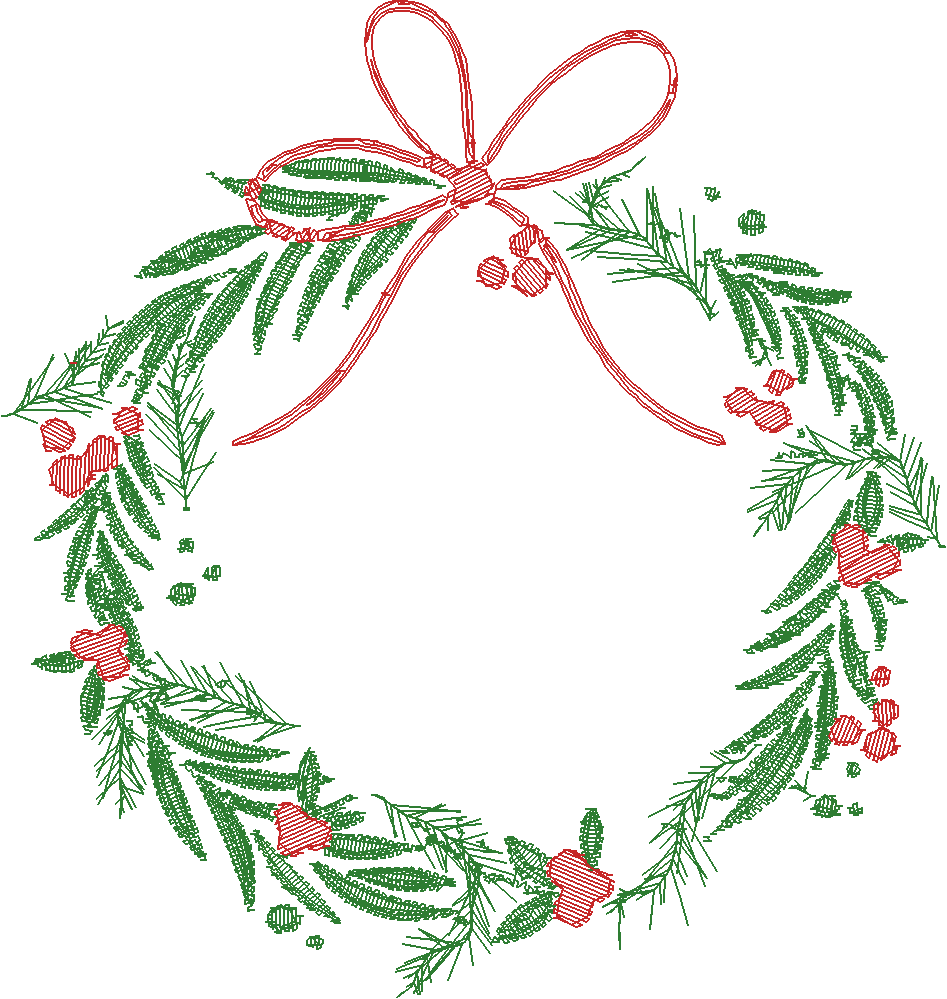
#> input picture embroidery/christmas-wreath/christmas-wreath-100mm-preview.png, 947 x 999 px
$ python -i digitize.py   (imports and definitions only)
#> lines starting #> are read from the running program, lines starting #| are printed output that depends on the picture; after the words box and inside, x2 and y2 are one past the last pixel; in counts of white or black regions, pixels touching at a corner belong together
#> further down, picture is the input picture: shape (999, 947, 3); mean B, G, R 226.3, 234.4, 230.6
"""Digitize the Christmas wreath image into a PES embroidery file.

Every green element (dark, mid and light leaves, pine needles, dots) is
stitched with ONE green thread; the bow and berries use one red thread.

Usage: python3 digitize.py <input-image> <out-dir> [size_mm ...]
"""
import math
import sys
from pathlib import Path

import cv2
import numpy as np
import pyembroidery as pe

# [1 line that did not run here, left out]
# [1 line not run here, left out]
# [1 line that did not run here, left out]
# [1 line that did not run here, left out]
# [1 line that did not run here, left out]
# [1 line not run here, left out]
# [1 line that did not run here, left out]
# [1 line that did not run here, left out]

SATIN_MM = 0.32     # satin density: distance between penetrations on one side (premium)
TATAMI_MM = 0.38    # tatami row spacing for areas too wide for satin
SATIN_MAX_MM = 7.0  # columns wider than this switch to split tatami
PULL_MM = 0.15      # pull compensation added to each side of a column
UNDER_INSET_MM = 0.35
MAX_ST_MM = 3.5     # longest running / tatami stitch
MIN_ST_MM = 0.25    # drop penetrations closer than this (thread-break safety)
RUN_MM = 1.8        # running-stitch length
TRIM_MM = 6.0       # travel longer than this becomes a trim + jump
JUMP_MM = 1.6       # shorter travel is stitched; between the two = jump (no trim)


def fill_small_holes(m, max_area):
    cs, hier = cv2.findContours(m, cv2.RETR_CCOMP, cv2.CHAIN_APPROX_NONE)
    out = m.copy()
    if hier is not None:
        for c, h in zip(cs, hier[0]):
            if h[3] >= 0 and cv2.contourArea(c) < max_area:
                cv2.drawContours(out, [c], -1, 1, -1)
    return out


def masks(img):
    hsv = cv2.cvtColor(img, cv2.COLOR_BGR2HSV)
#> hsv: shape (999, 947, 3); mean H, S, V 6.7, 23.6, 239.2
    H, S, V = hsv[..., 0].astype(int), hsv[..., 1].astype(int), hsv[..., 2].astype(int)
#> H: shape (999, 947) int64; values 0 (black) and 62 (white), 10.8% white; 57 white regions (14 under 20 px), largest, box (x1, y1, x2, y2) and area: (309, 794, 560, 998) 12973, (85, 530, 301, 861) 12587, (1, 251, 268, 511) 10903
#> S: shape (999, 947) int64; 3 distinct labels, from 0 to 203
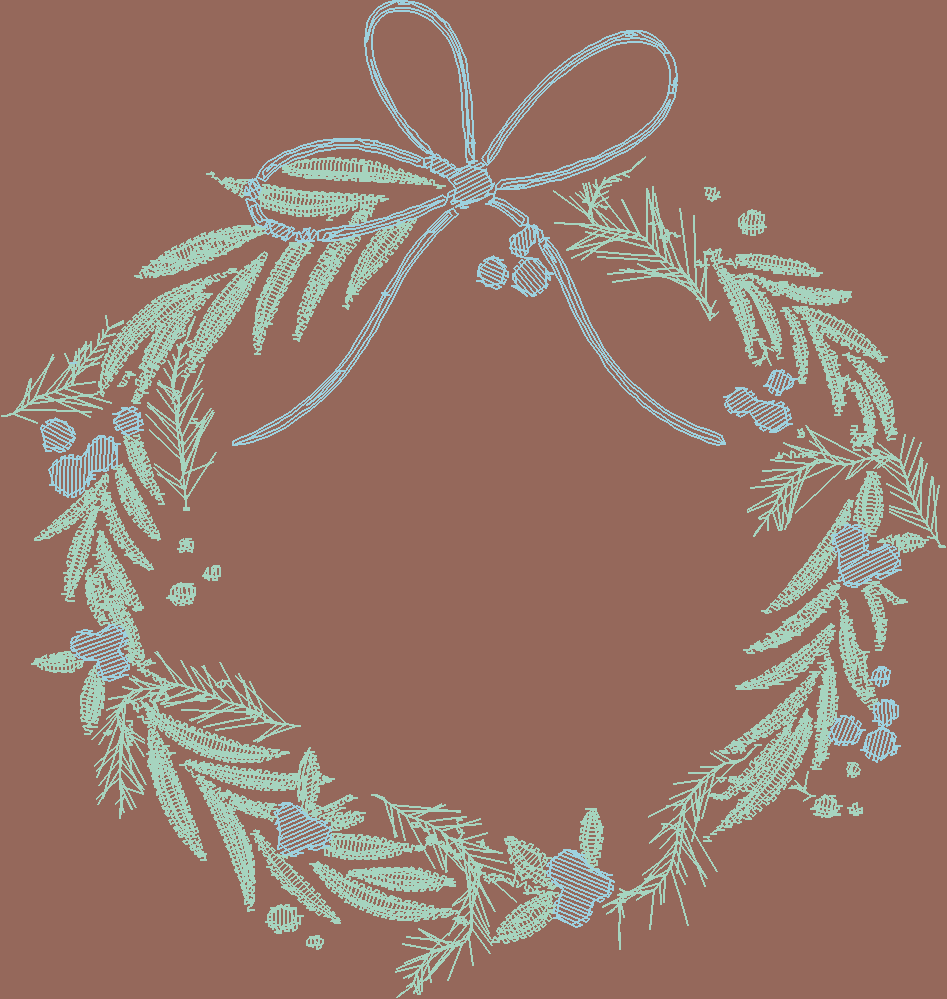
#> V: shape (999, 947) int64; 3 distinct labels, from 125 to 255; one colour per label, 0 black
    ink = ((S > 45) & (V < 240)) | (V < 110)
#> ink: shape (999, 947) bool; 13.9% white; 31 white regions, largest, box (x1, y1, x2, y2) and area: (134, 0, 726, 446) 25633, (179, 747, 615, 998) 24592, (31, 530, 301, 861) 15570
    red = (ink & ((H < 12) | (H > 160)) & (S > 70)).astype(np.uint8)
#> red: shape (999, 947); values 0 (black) and 1 (white), 3% white in thin lines or dots, all inside (x1, y1, x2, y2) = (40, 0, 902, 928)
    red = cv2.morphologyEx(red, cv2.MORPH_CLOSE, np.ones((3, 3), np.uint8))
#> red: shape (999, 947); values 0 (black) and 1 (white), 4.7% white; 15 white regions (1 under 20 px)
    red = fill_small_holes(red, 120)          # berry highlights / dark eyes
#> in fill_small_holes, `cs, hier = cv2.findContours(m, cv2.RETR_CCOMP, cv2.CHAIN_APPROX_NONE)`: cs = 82 contours, 29 with area under 20; largest, box (x1, y1, x2, y2) and area: (232, 0, 726, 446) 58637, (486, 42, 670, 184) 13979, (255, 148, 454, 233) 11036, (372, 11, 467, 169) 9343, (546, 849, 615, 928) 3158
#> the loop in fill_small_holes, `for c, h in zip(cs, hier[0]):` made 82 passes
#> h on passes 1 to 12: [3, -1, 1, -1], [2, -1, -1, 0], [-1, 1, -1, 0], [6, 0, 4, -1], [5, -1, -1, 3], [-1, 4, -1, 3], [8, 3, 7, -1], [-1, -1, -1, 6], [9, 6, -1, -1], [10, 8, -1, -1], [13, 9, 11, -1], [12, -1, -1, 10]
#> after the loop in fill_small_holes, `for c, h in zip(cs, hier[0]):`: out: shape (999, 947); values 0 (black) and 1 (white), 4.9% white; 15 white regions (1 under 20 px), largest, box (x1, y1, x2, y2) and area: (232, 0, 726, 446) 25621, (546, 849, 615, 928) 3284, (831, 524, 902, 588) 2795
    ell = lambda d: cv2.getStructuringElement(cv2.MORPH_ELLIPSE, (d, d))
    greenish = (H > 25) & (H < 100)
    solid = (ink & ~red.astype(bool)).astype(np.uint8)
#> solid: shape (999, 947); values 0 (black) and 1 (white), 10.8% white; 43 white regions, largest, box (x1, y1, x2, y2) and area: (309, 794, 560, 998) 12972, (85, 530, 301, 861) 12586, (1, 251, 268, 511) 10903
    solid = cv2.morphologyEx(solid, cv2.MORPH_OPEN, ell(3))
#> solid: shape (999, 947); values 0 (black) and 1 (white), 8.2% white; 507 white regions (279 under 20 px), largest, box (x1, y1, x2, y2) and area: (311, 794, 508, 941) 5170, (135, 659, 290, 861) 4551, (715, 687, 813, 832) 3279
    # drop tiny solid fragments: they are bits of pine needles
    n, lab, st, _ = cv2.connectedComponentsWithStats(solid, 8)
#> lab: shape (999, 947) int32; 508 distinct labels, from 0 to 507
#> n = 508; st = 508 rows, first 6: [0, 0, 947, 999, 868159], [282, 157, 150, 28, 1690], [632, 158, 12, 11, 33], [618, 169, 14, 8, 39], [209, 171, 6, 5, 18], [582, 175, 49, 79, 696]
    frag = np.zeros_like(solid)
    for i in range(1, n):
        if st[i, 4] < 45:
            frag[lab == i] = 1
            solid[lab == i] = 0
#> frag: shape (999, 947); values 0 (black) and 1 (white), 0.5% white in thin lines or dots, all inside (x1, y1, x2, y2) = (24, 158, 937, 997)
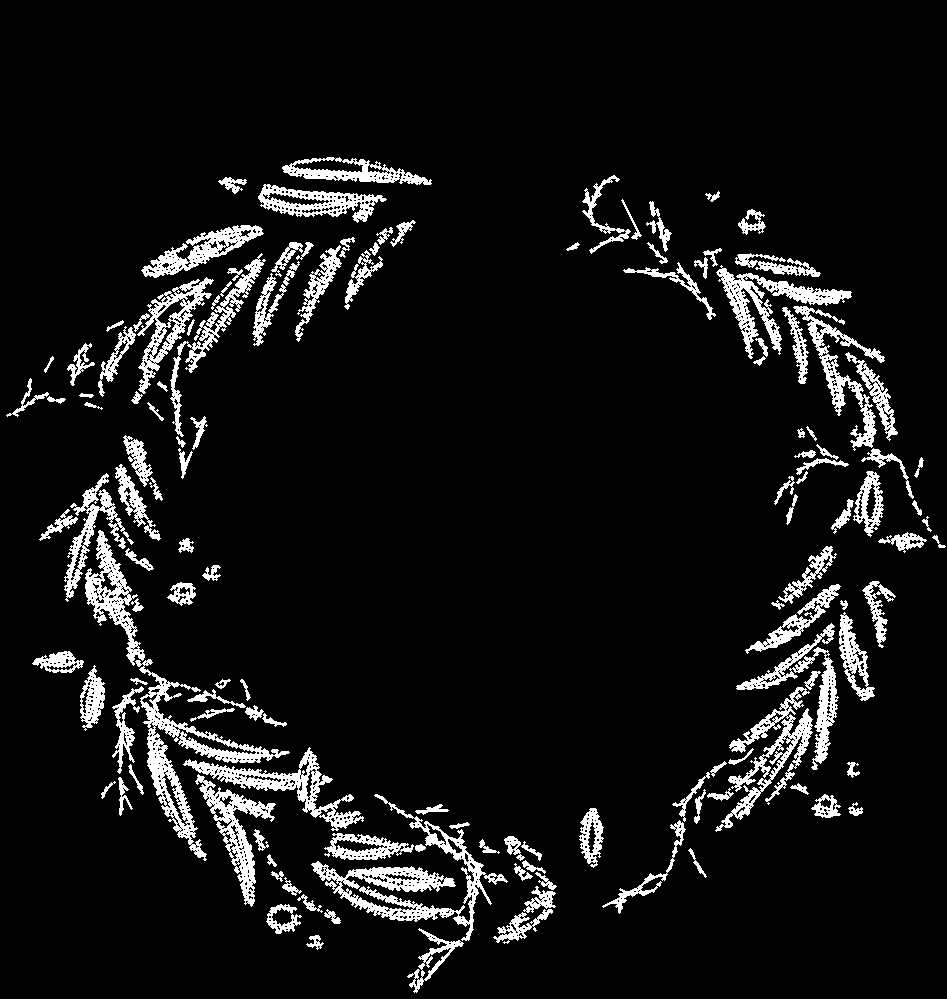
#> solid: shape (999, 947); values 0 (black) and 1 (white), 7.7% white; 138 white regions
    solid = fill_small_holes(solid, 25)
#> in fill_small_holes (call 2), `cs, hier = cv2.findContours(m, cv2.RETR_CCOMP, cv2.CHAIN_APPROX_NONE)`: cs = 2238 contours, 1994 with area under 20; largest, box (x1, y1, x2, y2) and area: (135, 659, 290, 861) 5106, (311, 794, 508, 941) 5070, (183, 747, 364, 831) 3089, (715, 687, 813, 832) 2860, (716, 265, 852, 359) 2808
#> the loop in fill_small_holes (call 2), `for c, h in zip(cs, hier[0]):` made 2238 passes
#> h on passes 1, 2, 4: [4, -1, 1, -1], [2, -1, -1, 0], [-1, 2, -1, 0]
#> after the loop in fill_small_holes (call 2), `for c, h in zip(cs, hier[0]):`: out: shape (999, 947); values 0 (black) and 1 (white), 8.3% white; 138 white regions, largest, box (x1, y1, x2, y2) and area: (311, 794, 508, 941) 5509, (135, 659, 290, 861) 4899, (715, 687, 813, 832) 3448
    # pine sprigs: faint green texture, merged into regions
    faint = (greenish & (S > 14) & (V < 238)) | (greenish & ink & ~red.astype(bool)) | frag.astype(bool)
    faint &= cv2.dilate(solid, np.ones((3, 3), np.uint8)) == 0
#> faint: shape (999, 947) bool; 2% white in thin lines or dots, all inside (x1, y1, x2, y2) = (1, 156, 940, 998)
    faint &= cv2.dilate(red, ell(5)) == 0
    sprig = cv2.morphologyEx(faint.astype(np.uint8), cv2.MORPH_CLOSE, ell(9))
#> sprig: shape (999, 947); values 0 (black) and 1 (white), 3.6% white; 568 white regions (433 under 20 px), largest, box (x1, y1, x2, y2) and area: (747, 432, 881, 537) 2971, (145, 350, 217, 511) 2690, (882, 434, 940, 541) 2329
    sprig = cv2.morphologyEx(sprig, cv2.MORPH_OPEN, ell(3))
#> sprig: shape (999, 947); values 0 (black) and 1 (white), 3.1% white; 241 white regions (103 under 20 px)
    sprig = fill_small_holes(sprig, 10_000)
#> in fill_small_holes (call 3), `cs, hier = cv2.findContours(m, cv2.RETR_CCOMP, cv2.CHAIN_APPROX_NONE)`: cs = 242 contours, 122 with area under 20; largest, box (x1, y1, x2, y2) and area: (747, 443, 809, 537) 1802, (149, 365, 204, 457) 1443, (646, 822, 715, 890) 1382, (86, 708, 137, 785) 1042, (262, 846, 329, 916) 897
#> after the loop in fill_small_holes (call 3), `for c, h in zip(cs, hier[0]):`: out: shape (999, 947); values 0 (black) and 1 (white), 3.1% white; 241 white regions (103 under 20 px), largest, box (x1, y1, x2, y2) and area: (747, 443, 809, 537) 1991, (149, 365, 204, 457) 1626, (646, 822, 715, 890) 1529
    n, lab, st, _ = cv2.connectedComponentsWithStats(sprig, 8)
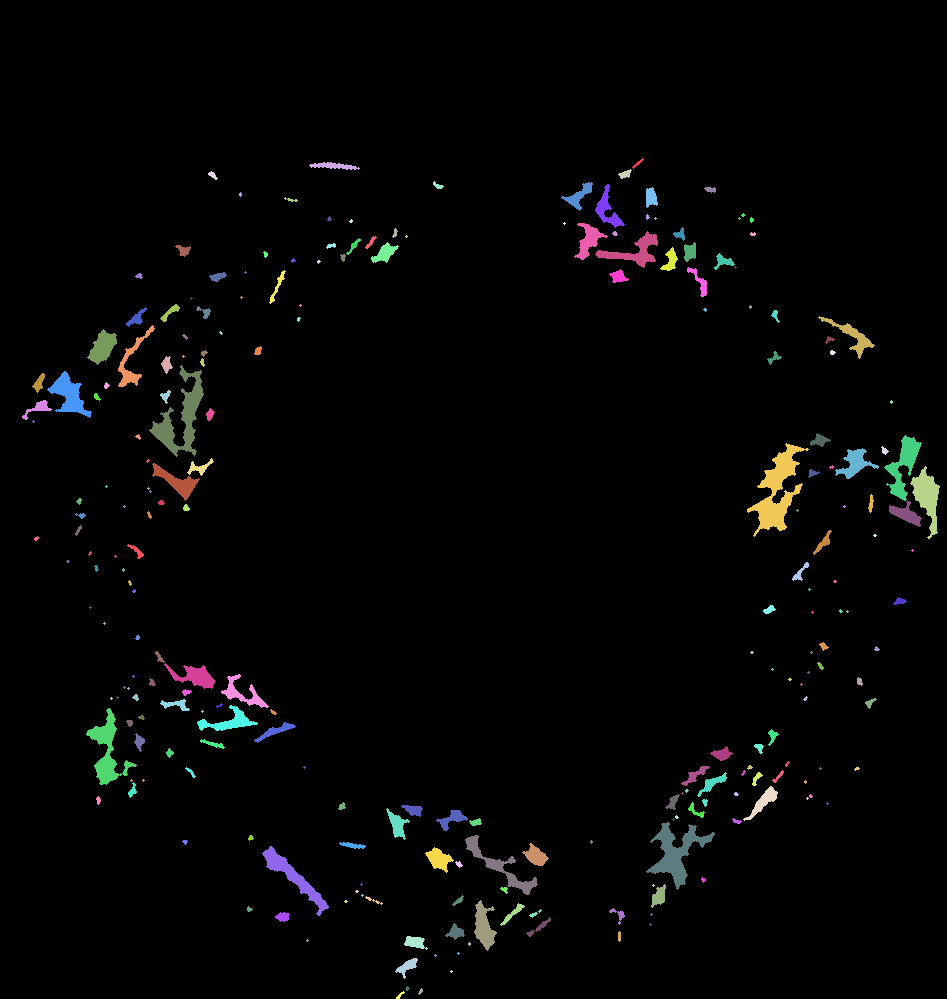
#> lab: shape (999, 947) int32; 242 distinct labels, from 0 to 241; one colour per label, 0 black
#> n = 242; st = 242 rows, first 6: [0, 0, 947, 999, 916574], [632, 158, 12, 11, 33], [309, 162, 51, 8, 222], [618, 169, 14, 10, 75], [208, 171, 10, 9, 43], [433, 181, 11, 8, 43]
    for i in range(1, n):
        if st[i, 4] < 350:
            sprig[lab == i] = 0
    # Leaves are two-toned (split along the midrib). Two smoothed tones give
    # one clean satin column per half-leaf; the thread is the same green.
    sm = cv2.bilateralFilter(img, 7, 40, 5)
    Vs = cv2.cvtColor(sm, cv2.COLOR_BGR2HSV)[..., 2].astype(int)
    shade = np.where(solid > 0, np.where(Vs < 128, 1, 2), 0).astype(np.uint8)
    shade = cv2.medianBlur(shade, 5) * (solid > 0)
#> shade: shape (999, 947); values 0 (black) and 1 (white), 7.4% white; 226 white regions (55 under 20 px), largest, box (x1, y1, x2, y2) and area: (312, 817, 506, 941) 4917, (135, 659, 273, 859) 4358, (717, 268, 851, 358) 2990
    shade[(solid > 0) & (shade == 0)] = 2
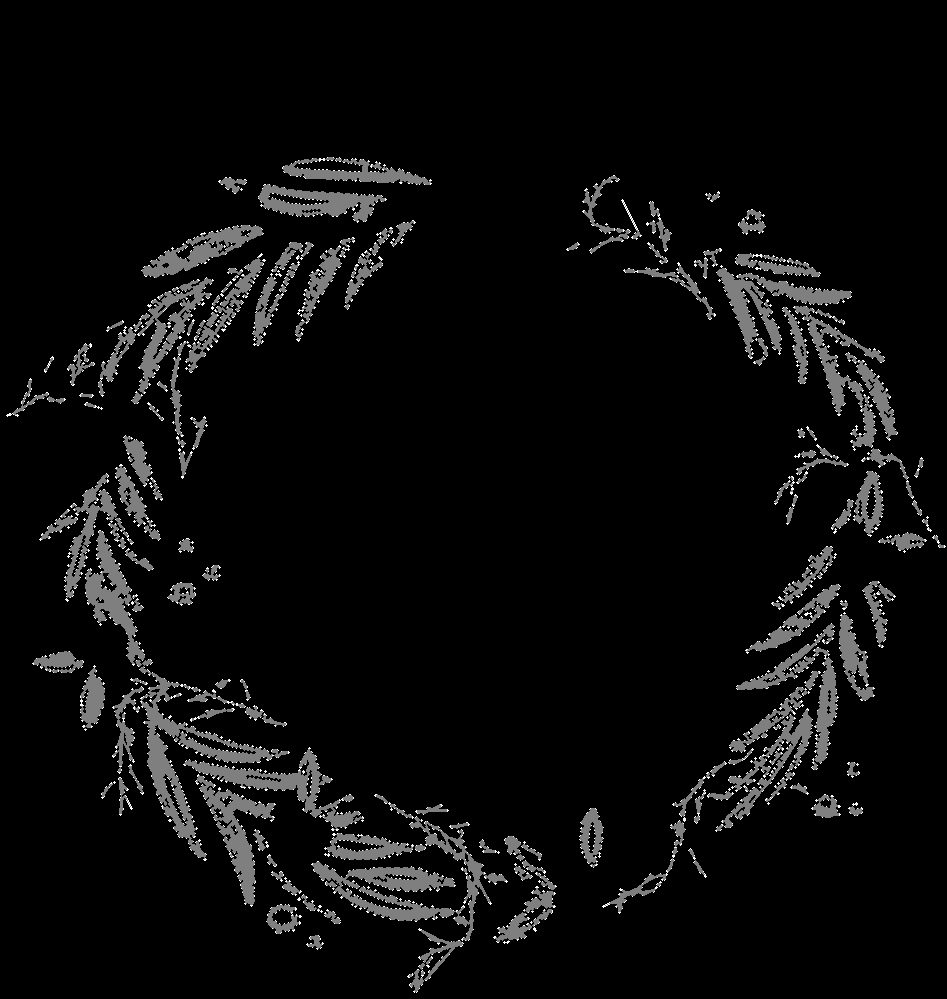
#> shade: shape (999, 947); min 0, max 2, mean 0.0918; drawn with min black and max white
    for _ in range(3):  # absorb specks into the neighbouring tone
        changed = False
        for sv in (1, 2):
            n, lab, st, _ = cv2.connectedComponentsWithStats((shade == sv).astype(np.uint8), 8)
            for i in range(1, n):
                if st[i, 4] < 70:
                    x, y, w, h = st[i, :4]
                    ring = cv2.dilate((lab[max(0,y-2):y+h+2, max(0,x-2):x+w+2] == i).astype(np.uint8), np.ones((3, 3), np.uint8))
                    sub = shade[max(0,y-2):y+h+2, max(0,x-2):x+w+2]
                    if ((sub == 3 - sv) & (ring > 0)).any():
                        sub[lab[max(0,y-2):y+h+2, max(0,x-2):x+w+2] == i] = 3 - sv
                        changed = True
        if not changed:
            break
    return solid, red, shade, sprig


class Builder:
    # [4 lines left out: function __init__, not called in this run]

    def mm(self, v):
        return v * 10.0 / self.s  # mm -> pixels

    # [460 lines left out: functions goto, tie, stitch, run, color, orientation and 12 more, not called in this run]


# [2 lines not run here, left out]

>>> import cv2
>>> picture = cv2.imread('christmas-wreath-100mm-preview.png')
>>> result = masks(picture)
